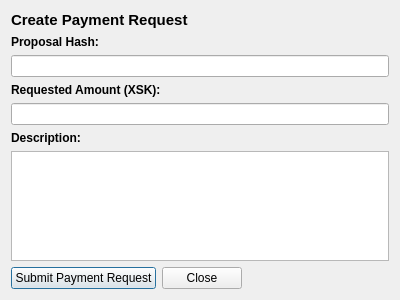
<?xml version="1.0" encoding="UTF-8"?>
<ui version="4.0">
 <class>CommunityFundCreatePaymentRequestDialog</class>
 <widget class="QDialog" name="CommunityFundCreatePaymentRequestDialog">
  <property name="geometry">
   <rect>
    <x>0</x>
    <y>0</y>
    <width>400</width>
    <height>300</height>
   </rect>
  </property>
  <property name="windowTitle">
   <string>Create Payment Request</string>
  </property>
  <layout class="QVBoxLayout" name="verticalLayout_2">
   <item>
    <widget class="QLabel" name="labelCreatePaymentRequestTitle">
     <property name="sizePolicy">
      <sizepolicy hsizetype="Preferred" vsizetype="Minimum">
       <horstretch>0</horstretch>
       <verstretch>0</verstretch>
      </sizepolicy>
     </property>
     <property name="font">
      <font>
       <pointsize>11</pointsize>
       <weight>75</weight>
       <bold>true</bold>
      </font>
     </property>
     <property name="text">
      <string>Create Payment Request</string>
     </property>
    </widget>
   </item>
   <item>
    <layout class="QVBoxLayout" name="verticalLayoutCreatePaymentRequest">
     <item>
      <widget class="QLabel" name="labelProposalHashTitle">
       <property name="sizePolicy">
        <sizepolicy hsizetype="Preferred" vsizetype="Minimum">
         <horstretch>0</horstretch>
         <verstretch>0</verstretch>
        </sizepolicy>
       </property>
       <property name="font">
        <font>
         <weight>75</weight>
         <bold>true</bold>
        </font>
       </property>
       <property name="text">
        <string>Proposal Hash:</string>
       </property>
      </widget>
     </item>
     <item>
      <widget class="QValidatedLineEdit" name="lineEditProposalHash"/>
     </item>
     <item>
      <widget class="QLabel" name="labelRequestedAmountTitle">
       <property name="font">
        <font>
         <weight>75</weight>
         <bold>true</bold>
        </font>
       </property>
       <property name="text">
        <string>Requested Amount (XSK):</string>
       </property>
      </widget>
     </item>
     <item>
      <widget class="StakeWorkAmountField" name="lineEditRequestedAmount"/>
     </item>
     <item>
      <widget class="QLabel" name="labelDescriptionTitle">
       <property name="font">
        <font>
         <weight>75</weight>
         <bold>true</bold>
        </font>
       </property>
       <property name="text">
        <string>Description:</string>
       </property>
      </widget>
     </item>
     <item>
      <widget class="QValidatedPlainTextEdit" name="plainTextEditDescription">
       <property name="plainText">
        <string/>
       </property>
       <property name="overwriteMode">
        <bool>false</bool>
       </property>
      </widget>
     </item>
     <item>
      <layout class="QHBoxLayout" name="horizontalLayoutSubmitPaymentRequest">
       <property name="topMargin">
        <number>0</number>
       </property>
       <item>
        <widget class="QPushButton" name="pushButtonSubmitPaymentRequest">
         <property name="text">
          <string>Submit Payment Request</string>
         </property>
        </widget>
       </item>
       <item>
        <widget class="QPushButton" name="pushButtonClose">
         <property name="text">
          <string>Close</string>
         </property>
        </widget>
       </item>
       <item>
        <spacer name="horizontalSpacerButton">
         <property name="orientation">
          <enum>Qt::Horizontal</enum>
         </property>
         <property name="sizeHint" stdset="0">
          <size>
           <width>40</width>
           <height>20</height>
          </size>
         </property>
        </spacer>
       </item>
      </layout>
     </item>
    </layout>
   </item>
  </layout>
 </widget>
 <customwidgets>
  <customwidget>
   <class>StakeWorkAmountField</class>
   <extends>QLineEdit</extends>
   <header>stakeworkamountfield.h</header>
   <container>1</container>
  </customwidget>
  <customwidget>
   <class>QValidatedLineEdit</class>
   <extends>QLineEdit</extends>
   <header>qvalidatedlineedit.h</header>
  </customwidget>
  <customwidget>
   <class>QValidatedPlainTextEdit</class>
   <extends>QPlainTextEdit</extends>
   <header>qvalidatedplaintextedit.h</header>
  </customwidget>
 </customwidgets>
 <resources/>
 <connections/>
</ui>
